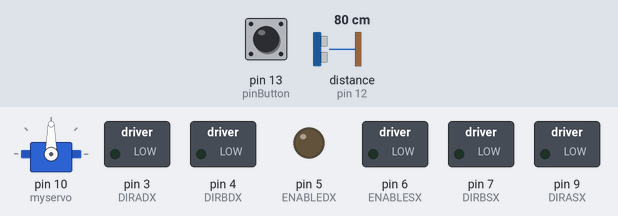
A sketch run on a simulated Arduino Uno, built with avr-gcc and run on an emulated ATmega328P. Parts: servo, switched loads named in the sketch (green lamp = pin HIGH), output pins drawn as LEDs (lit = HIGH). The inputs (shaded band) are chosen by the test bench; at power-on: pin 13 (pinButton) LOW, distance to the obstacle (sensor on pin 12) 80 cm. The echo pulse lasts 58.3 µs per cm.

Above: at 1.2 s.
1.3 s: pin 13 (pinButton) pulled HIGH for 0.15 s
At 2.3 s:
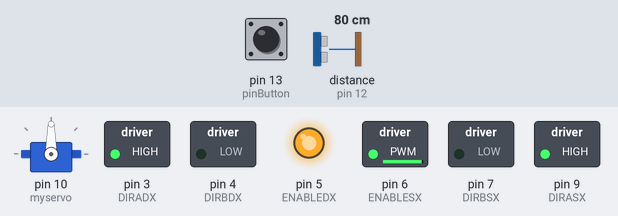
2.9 s: distance to the obstacle (sensor on pin 12) set to 32 cm
4.4 s: distance to the obstacle (sensor on pin 12) set to 26 cm
At 5.9 s:
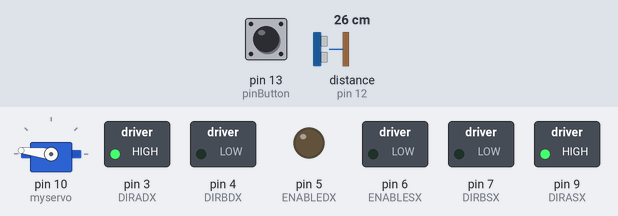
7.4 s: distance to the obstacle (sensor on pin 12) set to 23 cm
At 10.6 s:
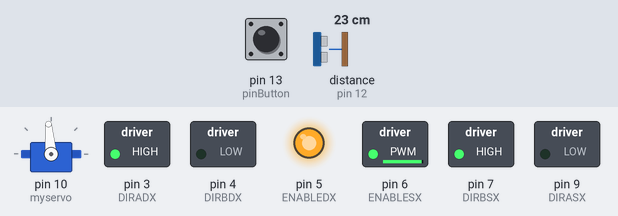
Timing chart, 0 to 40.1 s (numbered marks = the images above; inputs shaded):
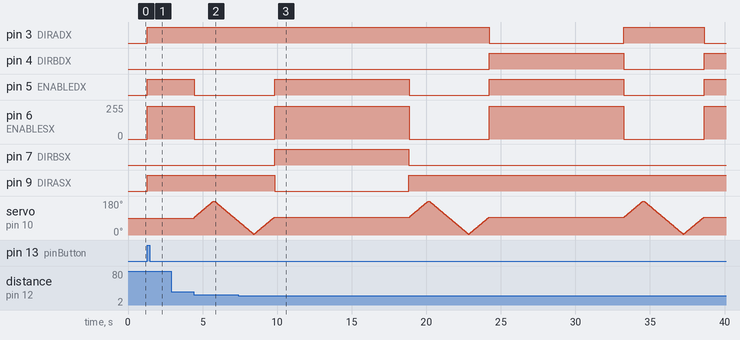

Measured:
- the behaviour switches between 31 and 30 cm on distance to the obstacle (sensor on pin 12) (found by bisection; images 1 and 2)
- the behaviour switches between 26 and 25 cm on distance to the obstacle (sensor on pin 12) (found by bisection; images 2 and 3)
- after the input at 1.3 s, pin 3 (DIRADX), pin 5 (ENABLEDX), pin 9 (DIRASX): LOW → HIGH at once; pin 6 (ENABLESX): 0/255 → 245/255 at once
- after the input at 2.9 s, every drawn part: stays the same
- after the input at 4.4 s, pin 5 (ENABLEDX): HIGH → LOW after 0.05 s; pin 6 (ENABLESX): 245/255 → 0/255 after 0.05 s; servo on pin 10 (myservo): rises from 90° to 180° in 1.3 s, then falls to 73° in 1.7 s
- after the input at 7.4 s, pin 7 (DIRBSX): LOW → HIGH after 2.4 s, → LOW 9.0 s later; pin 9 (DIRASX): HIGH → LOW after 2.4 s, → HIGH 9.0 s later

The sketch:

Robot.ino
```cpp
#include <Servo.h>
#include "SR04.h"

byte enable = LOW;
byte pos = 95;
byte pinButton = 13;
byte valButtonOld = LOW;
byte statoDx = 255;
byte statoSx = 245;
long distance;
long distanceDx;
long distanceSx;

#define ENABLEDX 5
#define DIRADX 3
#define DIRBDX 4
#define ENABLESX 6
#define DIRASX 9
#define DIRBSX 7
#define TRIG_PIN 12
#define ECHO_PIN 11

Servo myservo;
SR04 sr04 = SR04(ECHO_PIN,TRIG_PIN);

void setup() {
  pinMode(pinButton, INPUT);
  pinMode(ENABLEDX, OUTPUT);
  pinMode(DIRADX, OUTPUT);
  pinMode(DIRBDX, OUTPUT);
  pinMode(ENABLESX, OUTPUT);
  pinMode(DIRASX, OUTPUT);
  pinMode(DIRBSX, OUTPUT);
  myservo.attach(10);
  Serial.begin(9600);
}

void loop() {
  int valButton = digitalRead(pinButton);
  if(valButton == HIGH && valButton != valButtonOld)
    enable = !enable;
  if (enable == HIGH) {
    analogWrite(ENABLEDX, statoDx); //enable on
    digitalWrite(DIRADX, HIGH);
    digitalWrite(DIRBDX, LOW);
    analogWrite(ENABLESX, statoSx); //enable on
    digitalWrite(DIRASX, HIGH);
    digitalWrite(DIRBSX, LOW);

    distance=sr04.Distance();
    if(distance <= 30) {
      //fermo il robottino
      digitalWrite(ENABLEDX, LOW); //enable off
      digitalWrite(ENABLESX, LOW); //enable off
      //controlla se ci sono ostacoli sulla sinistra
      for (pos = 95; pos <= 180; pos += 1) {
        myservo.write(pos);
        delay(15);  //waits 15ms for the servo to reach the position
      }
      distanceSx=sr04.Distance();

      //controlla se ci sono ostacoli sulla destra
      for (pos = 180; pos >= 5; pos -= 1) {
        myservo.write(pos);
        delay(15);  //waits 15ms for the servo to reach the position
      }

      distanceDx=sr04.Distance();

      //riporta il senso in posizione standard
      for (pos = 5; pos <= 95; pos += 1) {
        myservo.write(pos);
        delay(15);  //waits 15ms for the servo to reach the position
      }

      if(distanceDx >= distanceSx) {
        //gira robottino verso destra
        analogWrite(ENABLEDX, statoDx); //enable on
        analogWrite(ENABLESX, statoSx); //enable on
        digitalWrite(DIRADX, LOW);
        digitalWrite(DIRBDX, HIGH);
        digitalWrite(DIRASX, HIGH);
        digitalWrite(DIRBSX, LOW);
      }
      else {
        //gira robottino verso sinistra
        analogWrite(ENABLEDX, statoDx); //enable on
        analogWrite(ENABLESX, statoSx); //enable on
        digitalWrite(DIRADX, HIGH);
        digitalWrite(DIRBDX, LOW);
        digitalWrite(DIRASX, LOW);
        digitalWrite(DIRBSX, HIGH);
      }
      delay(9000); //tempo necessario al robottino per girare
    }
  }
  else {
    analogWrite(ENABLEDX, LOW); //enable off
    analogWrite(ENABLESX, LOW); //enable off
  }
  valButtonOld = valButton;
}
```
